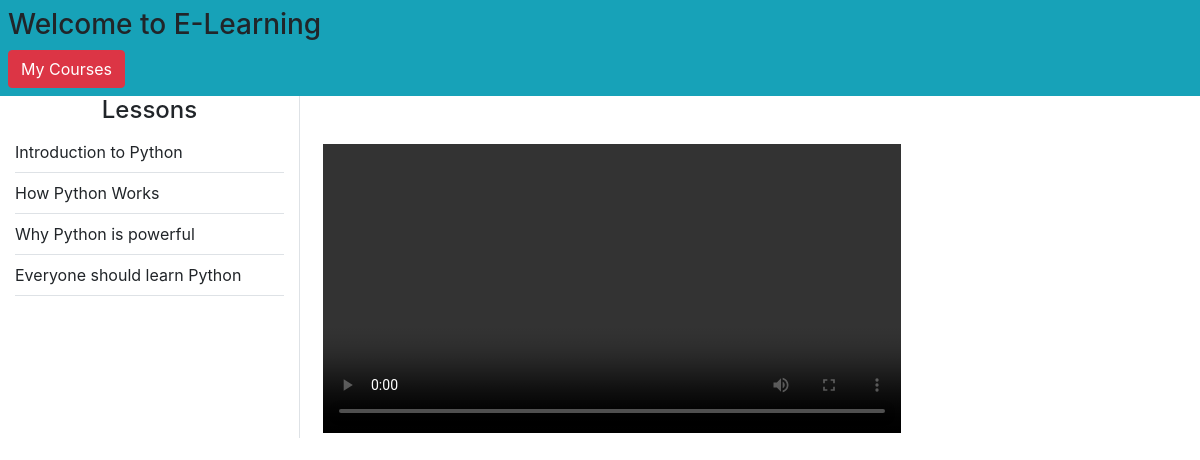
Page /Student/watchcourse.php?course_id=10 (signed in) on the committed database.
### tables this page shows
CREATE TABLE `lesson` (
  `lesson_id` int(11) NOT NULL,
  `lesson_name` text NOT NULL,
  `lesson_desc` text NOT NULL,
  `lesson_link` text NOT NULL,
  `course_id` int(11) NOT NULL,
  `course_name` text NOT NULL
);

### Student/watchcourse.php (the view, shortened to what this page needs)
<?php
include('../dbConnection.php');
?>
<!DOCTYPE html>
<html lang="en">
<head>
 <link rel="stylesheet" href="../css/bootstrap.min.css">
 <link rel="stylesheet" href="../css/all.min.css">
 <link rel="stylesheet" href="../css/stustyle.css">
</head>
<body>
   <div class="container-fluid bg-info p-2" >
    <h3>Welcome to E-Learning</h3>
    <a class="btn btn-danger" href="./myCourse.php">My Courses</a>
   </div>
   <div class="container-fluid">
    <div class="row">
     <div class="col-sm-3 border-right">
       <h4 class="text-center">Lessons</h4>
       <ul id="playlist" class="nav flex-column">
          <?php
             if(isset($_GET['course_id'])){
              $course_id = $_GET['course_id'];
              $sql = "SELECT * FROM lesson WHERE course_id = '$course_id'";
              $result = $conn->query($sql);
              if($result->num_rows > 0){
               while($row = $result->fetch_assoc()){
                echo '<li class="nav-item border-bottom py-2" movieurl='.$row['lesson_link'].' style="cursor: pointer;">'. $row['lesson_name'] .'</li>';
               }
              }
             }
          ?>
       </ul>
     </div>
     <div class="col-sm-8">
        <video id="videoarea" src="" class="mt-5 w-75 ml-2" controls>
        </video>
     </div>
    </div>
   </div>
</body>
</html>

### rows in the picture
lesson: lesson_name "Introduction to Python"
lesson: lesson_name "How Python Works"
lesson: lesson_name "Why Python is powerful"
lesson: lesson_name "Everyone should learn Python"
